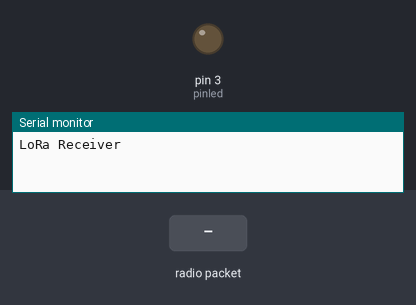
The sketch below on a simulated Arduino Uno, built with avr-gcc and run on an emulated ATmega328P. Shown: output pins drawn as LEDs (lit = HIGH), the last lines printed to the serial monitor. The inputs (shaded band) are chosen by the test bench. No radio packets arrive unless stated.

Above: at 1.2 s.
1.3 s: radio packet "1" arrives
At 2.0 s:
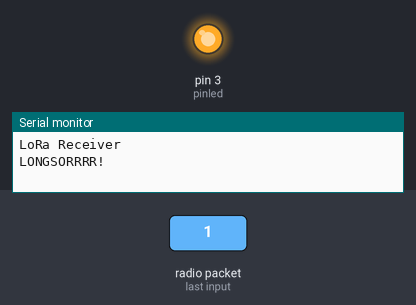
2.8 s: radio packet "0" arrives
At 3.1 s:
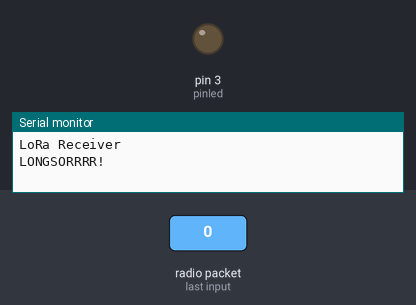
4.3 s: radio packet "2" arrives
At 5.5 s:
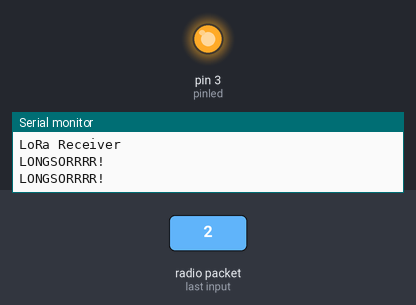
Timing chart, 0 to 7.3 s (numbered marks = the images above; inputs shaded):
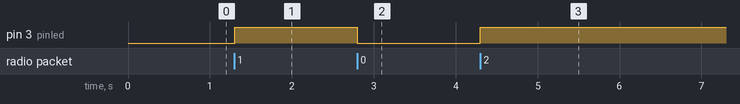

The sketch:

Receiver_fixed.ino
```cpp
#include <SPI.h>
#include <LoRa.h>

int pinled=3;
int th=100;

void setup() {
  Serial.begin(9600);
  while (!Serial);

  pinMode(pinled, OUTPUT);
  Serial.println("LoRa Receiver");

  if (!LoRa.begin(923E6)) {
    Serial.println("Starting LoRa failed!");
    while (1);
  }
}

void loop() {
  // try to parse packet
  int packetSize = LoRa.parsePacket();
  if (packetSize) {
    // received a packet
      String message = "";
      while (LoRa.available()){
        message += (char)LoRa.read();
        }

    // set digital pin state


    if ( message == "0"){
      digitalWrite(pinled, LOW);
      }
    else{
      digitalWrite(pinled, HIGH);
      Serial.print("LONGSORRRR! \n");
      }


    // print RSSI of packet
    //Serial.print("' with RSSI ");
    //Serial.println(LoRa.packetRssi());
  }

}
```

Measured:
- after the input at 1.3 s, pin 3 (pinled): LOW → HIGH at once
- after the input at 2.8 s, pin 3 (pinled): HIGH → LOW at once
- after the input at 4.3 s, pin 3 (pinled): LOW → HIGH at once
